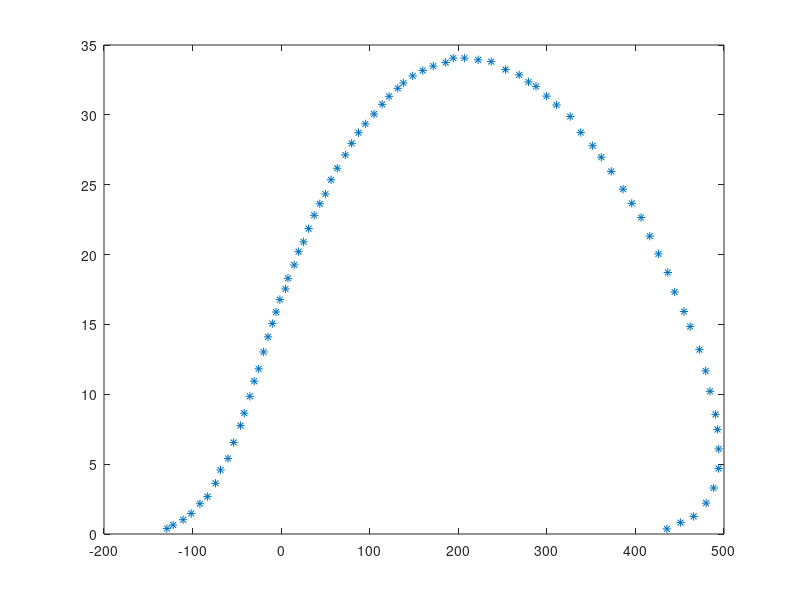

The MATLAB script that drew this image: (Note: this script raises an error after producing the figure.)
close all; load('phsEnvlp.mat');
x = phsEnvlp(:,1); y = phsEnvlp(:,2); plot(x,y, '*');hold on;
h = plot(x(1),y(1), '-r', 'LineWidth', 3);
[px, py] = pathextractor(phsEnvlp, 100);
vid = VideoWriter('phsEnvlp.avi'); set(vid, 'FrameRate',5); 
open(vid); 
xmin = min(x); xmax = max(x);
ymin = min(y); ymax = max(y);
cx = (xmin + xmax)/2; cy = (ymin + ymax)/2;
xmin = cx - 1.5*(cx - xmin); xmax = cx + 1.5*(xmax - cx);
ymin = cy - 1.5*(cy - ymin); ymax = cy + 1.5*(ymax - cy);
axis([xmin, xmax, ymin, ymax]);
xmin = cx - 10*(cx - xmin); xmax = cx + 10*(xmax - cx);
ymin = cy - 10*(cy - ymin); ymax = cy + 10*(ymax - cy);
model = @(v, t)Objfun(v, x, y);
lb = [repmat(xmin,3,1); repmat(ymin,3,1)];
ub = [repmat(xmax,3,1); repmat(ymax,3,1)];
[vopt, iter] = LevenbergMaquardtFit(model, lb+rand(6,1).*(ub-lb), 1:100, ...
                 [px;py], 1e-6, @(v)plotfuncLm(v, x, y, h, vid));
close(vid);

function obj = Objfun(v, x, y)
    bzcurve = [x(1), y(1)];
    for t = 0.005:0.005:1
        pts = [x(1), y(1); reshape(v,3,2); x(end), y(end)];
        for i = 1:4
            pts = pts(1:end-1,:) + t*diff(pts);
        end
        bzcurve = [bzcurve; pts];
    end
    [intptsx, intptsy] = pathextractor(bzcurve, 100);
    obj = [intptsx; intptsy];
end

function plotfuncLm(pts, x, y, h, vid)
    h.XData = x(1); h.YData = y(1); 
    for t = 0.005:0.005:1
        intpts = [x(1), y(1); reshape(pts,3,2); x(end), y(end)];
        for i = 1:4
            intpts = intpts(1:end-1,:) + t*diff(intpts);
        end
        h.XData = [h.XData, intpts(1)];
        h.YData = [h.YData, intpts(2)];
    end
    drawnow; img = getframe(gcf); writeVideo(vid,img);
end

function [px, py] = pathextractor(xy, N)
    dxy = diff(xy);
    L   = cumsum([0;vecnorm(dxy, 2, 2)]);
    l   = linspace(L(1), L(end), N);
    pxy = interp1(L, xy, l);
    px  = pxy(:, 1); py  = pxy(:, 2);
end